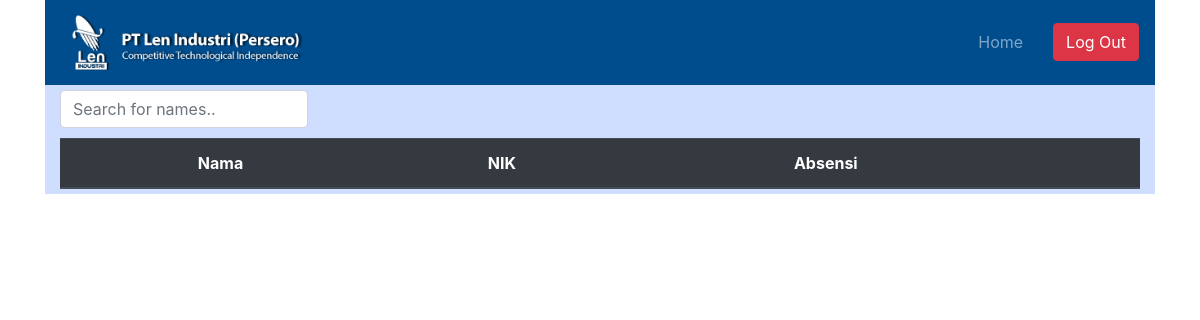
Before: /index.php/c_dashboard_atasan with the older database file.
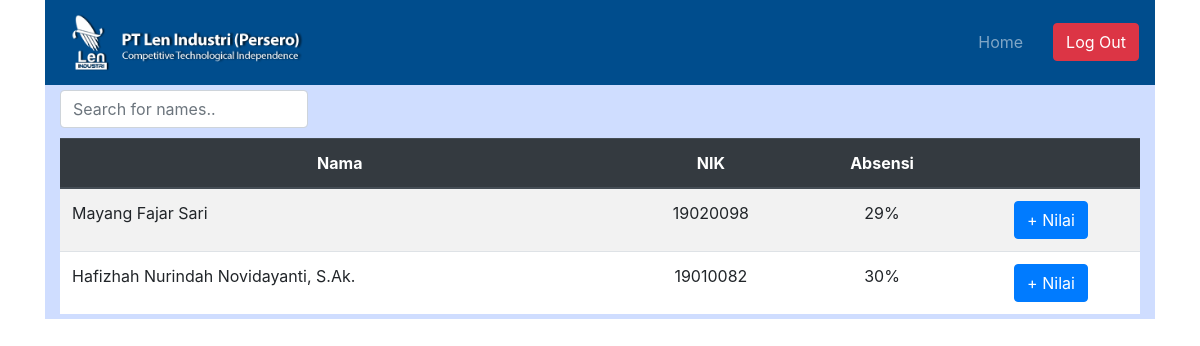
After: the same page with the newer database file.
### tables this page shows
CREATE TABLE `karyawan` (
  `id_karyawan` int(11) NOT NULL,
  `id_evaluasi` int(11) DEFAULT NULL,
  `id_absensi` int(11) NOT NULL,
  `nama` varchar(255) NOT NULL,
  `nik` int(10) NOT NULL,
  `divisi` varchar(255) NOT NULL,
  `jabatan` varchar(255) NOT NULL,
  `bagian` varchar(255) NOT NULL,
  `nilai_hasil` float NOT NULL,
  `end_periode` date NOT NULL,
  `start_periode` date NOT NULL,
  `status` varchar(255) NOT NULL,
  `alasan` varchar(255) DEFAULT NULL,
  `anggaran` varchar(255) DEFAULT NULL,
  `kode_pagu` varchar(255) DEFAULT NULL
);

CREATE TABLE `absensi` (
  `id_absensi` int(11) NOT NULL,
  `nik` int(10) NOT NULL,
  `sakit` float NOT NULL,
  `izin` float NOT NULL,
  `alpa` float NOT NULL,
  `periode` int(11) NOT NULL,
  `terlambat` float NOT NULL,
  `nilai_absen` float NOT NULL,
  `nilai_produktivitas` float NOT NULL
);

### application/controllers/C_dashboard_atasan.php (called while the page is built, shortened)
<?php
class C_dashboard_atasan extends CI_Controller {
    public function __construct(){
		$this->load->model('M_weblen2');
    }
    public function index(){
        $data['listEmp'] = $this->M_weblen2->getDatKar2();
        $this->load->view('atasan/V_dashboard_atasan',$data);
    }
}

### index.php (called while the page is built, shortened)
<?php
require_once BASEPATH.'core/CodeIgniter.php';

### application/models/M_weblen2.php (called while the page is built, shortened)
<?php
class M_weblen2 extends CI_Model {
    public function getDatKar2()
    {
        $this->db->select('karyawan.id_karyawan,karyawan.nama,karyawan.nik,absensi.nilai_absen');
        $this->db->from('karyawan');
        $this->db->join('absensi','karyawan.id_absensi = absensi.id_absensi');
        $this->db->where('id_evaluasi',null);
        $query = $this->db->get();
        return $query->result_array();
    }
}

### application/views/atasan/V_dashboard_atasan.php (the view, shortened to what this page needs)
<!DOCTYPE html>
<html>
<head>
	<link rel="stylesheet" href="<?= base_url()?>/assets/style/style1.css">
	<link rel="stylesheet" href="<?= base_url()?>/assets/css/bootstrap.min.css">
</head>
<body>
	<div class="container">
		<div class="container main_bgr2" style="height: 100%">
			<form action="" method="">
			<div class="row" style=" margin-bottom: 10px;">
					<div class="col-md-3">
						<input class="form-control" type="text" id="myInput" onkeyup="myFunction()" placeholder="Search for names.." title="Type in a name">
					</div>
				</div>
		    </form>
		    <div class="row">
		        <div class="col-md-12">
		            <div class="table-responsive" style="background-color: white;">
		                <table class="table table-striped" id="myTable" style="margin-bottom: 0px;">
		                    <thead class="thead-dark" style=" text-align: center;">
		                    <tr>
		                        <th scope="col">Nama</th>
		                        <th scope="col">NIK</th>
		                        <th scope="col">Absensi</th>
		                        <th scope="col"></th>
		                    </tr>
		                    </thead>
		                    <tbody>
							<?php foreach($listEmp as $emp): ?>
		                    <tr>
		                        <td><?= $emp['nama']?></td>
		                        <td style=" text-align: center;"><?= $emp['nik']?></td>
		                        <td style=" text-align: center;"><?= $emp['nilai_absen']?>%</td>
		                        <td style=" text-align: center;"><a href="<?= base_url(); ?>C_nilai_atasan/index/<?= $emp['id_karyawan'] ?>"> <button class="btn btn-primary"> + Nilai </button> </td>
							</tr>
							<?php endforeach ?>
		                    </tbody>
		                </table>
		            </div>
		        </div>
		    </div>
		</div>
	</div>
</body>
</html>

Changed rows visible on the page:
added karyawan: nama "Mayang Fajar Sari", nik "19020098", id_absensi.nilai_absen "29"
added karyawan: nama "Hafizhah Nurindah Novidayanti, S.Ak.", nik "19010082", id_absensi.nilai_absen "30"
